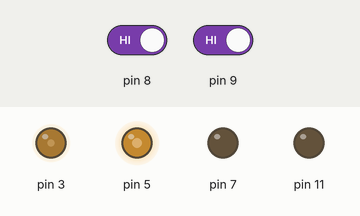
Simulated run of this sketch. Board: Arduino Uno, built with avr-gcc and run on an emulated ATmega328P. Parts: output pins drawn as LEDs (lit = HIGH). The inputs (shaded band) are chosen by the test bench; at power-on: pin 8 HIGH, pin 9 HIGH.

Above: at 1.2 s.
1.3 s: pin 8 driven LOW
At 2.1 s:
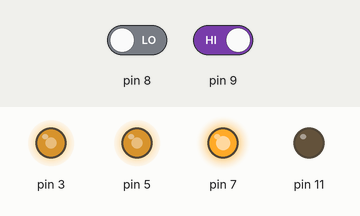
2.8 s: pin 9 driven LOW
At 3.4 s:
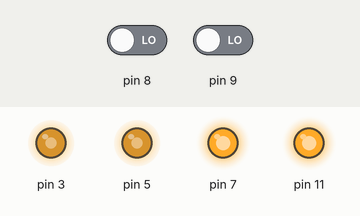
4.3 s: pin 8 driven HIGH
At 5.5 s:
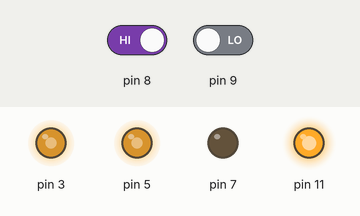
5.8 s: pin 9 driven HIGH
At 7.0 s:
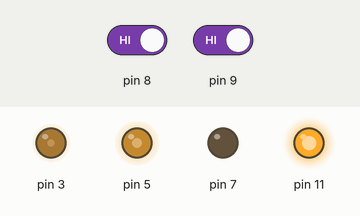
7.3 s: pin 9 driven LOW
At 7.8 s:
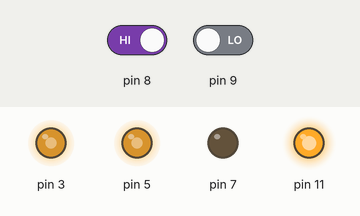
Timing chart, 0 to 9.8 s (numbered marks = the images above; inputs shaded):
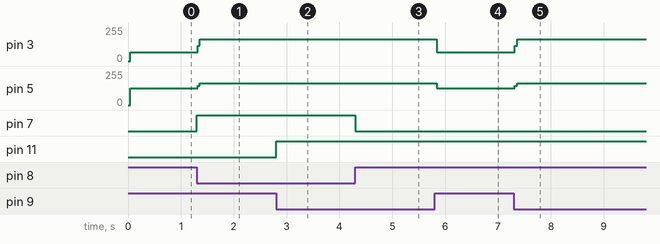

Measured:
- after the input at 1.3 s, pin 3: 65/255 → 165/255 at once; pin 5: 125/255 → 165/255 at once; pin 7: LOW → HIGH at once
- after the input at 2.8 s, pin 11: LOW → HIGH at once
- after the input at 4.3 s, pin 7: HIGH → LOW at once
- after the input at 5.8 s, pin 3: 165/255 → 65/255 at once; pin 5: 165/255 → 125/255 at once
- after the input at 7.3 s, pin 3: 65/255 → 165/255 at once; pin 5: 125/255 → 165/255 at once

The sketch:

version-2.0.ino
```cpp
// lf=3,7#rf=5,11
//red-black#black-red
//ls=8,rsd=9
//2.O
//#include <Servo.h>
int left_sensor_state;
int right_sensor_state;
int pos = 0;
//Servo s1,s2,s3;
void setup() {

pinMode(7,OUTPUT);
//pinMode(8,OUTPUT);
pinMode(3,OUTPUT);
pinMode(11,OUTPUT);
//pinMode(12,OUTPUT);
pinMode(5,OUTPUT);

pinMode(8,INPUT);
pinMode(9,INPUT);
//s1.attach(12);
//s2.attach(13);

}
void sense_left()
{
 digitalWrite(11,HIGH);
 digitalWrite(7,LOW);
 //analogWrite(3,255);

}
  void none_sense()
{
 digitalWrite(11,HIGH);
 digitalWrite(7,HIGH);
}
void sense_both()
{analogWrite(3,0);
analogWrite(5,0);
}

void sense_right()
{
 digitalWrite(11,LOW);
 digitalWrite(7,HIGH);
 //analogWrite(5,255);

}
/*
void modi_pos()
{
  if(pos==90)
  {pos=0;}
  else
  {pos=90;}
  }
*/
/*void mechanism()
{
modi_pos();
s2.write(pos);
delay(500);
s1.write(150);
delay(2000);
modi_pos();
s2.write(pos);
delay(500);
s1.write(30);
delay(2000);

  }*/
void loop() {

 analogWrite(5,165);

 analogWrite(3,165);
left_sensor_state = digitalRead(8);
right_sensor_state = digitalRead(9);
/*if(side_sensor_state==HIGH)
{
  delay(5000);
  mechanism();
  }*/

if(right_sensor_state == LOW && left_sensor_state == LOW)
{
none_sense();
}
if(right_sensor_state == LOW && left_sensor_state == HIGH)
{
sense_left();
}
if(right_sensor_state == HIGH && left_sensor_state == LOW)
{
sense_right();
}
if(right_sensor_state == HIGH && left_sensor_state == HIGH)
{
 sense_both();

}
}
```
